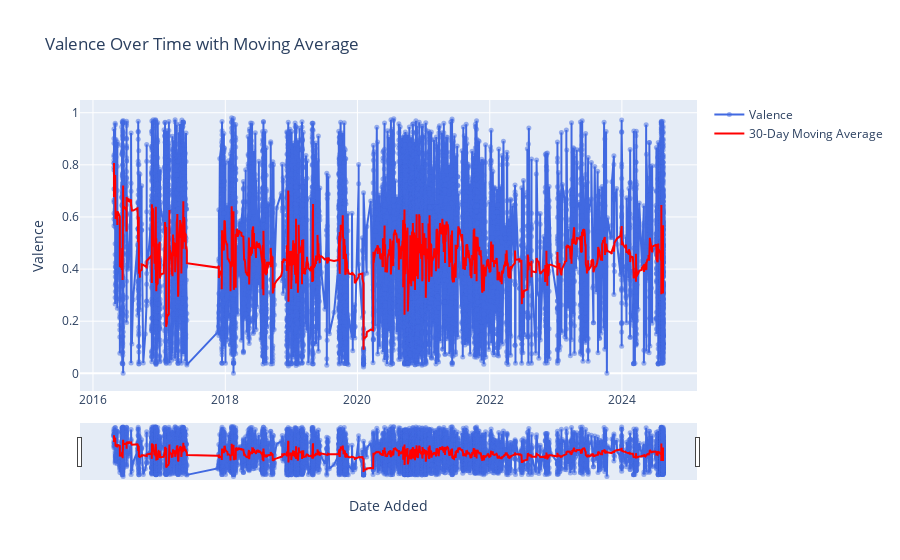

Notebook source saved alongside this figure:
### Code cell
import pandas as pd
import plotly.graph_objs as go
import plotly.express as px

# Sort the DataFrame by the "Added At2" column
df_subset.sort_values('Added At2', inplace=True)

window_size = 30  # Adjust the window size as needed
df_subset['Valence_MA'] = df_subset['Valence'].rolling(window=window_size, min_periods=1).mean()

# Create interactive plot with Plotly
fig = go.Figure()

# Add scatter plot for Valence
fig.add_trace(go.Scatter(x=df_subset['Added At2'], y=df_subset['Valence'], mode='markers+lines', name='Valence',
                         line=dict(color='royalblue'), marker=dict(size=5, color='royalblue', opacity=0.5)))

# Add line plot for Moving Average
fig.add_trace(go.Scatter(x=df_subset['Added At2'], y=df_subset['Valence_MA'], mode='lines', name=f'{window_size}-Day Moving Average',
                         line=dict(color='red', width=2)))

# Update layout for better readability
fig.update_layout(
    title='Valence Over Time with Moving Average',
    xaxis_title='Date Added',
    yaxis_title='Valence',
    xaxis=dict(
        title='Date Added',
        rangeslider=dict(visible=True),
        type='date'
    ),
    yaxis=dict(
        title='Valence'
    ),
    autosize=True
)

# Show the plot
fig.show()

### Figure 1 — Plotly figure (JSON) as saved in the notebook; plotly's stock layout.template omitted (floating-point values rounded to 4 significant figures; data arrays with more than 128 entries replaced by an {"elided": "..."} marker saying what was removed)
{"data": [{"line": {"color": "royalblue"}, "marker": {"color": "royalblue", "opacity": 0.5, "size": 5}, "mode": "markers+lines", "name": "Valence", "type": "scatter", "x": {"elided": "10609 str values"}, "y": {"elided": "10609 float values"}}, {"line": {"color": "red", "width": 2}, "mode": "lines", "name": "30-Day Moving Average", "type": "scatter", "x": {"elided": "10609 str values"}, "y": {"elided": "10609 float values"}}], "layout": {"autosize": true, "title": {"text": "Valence Over Time with Moving Average"}, "xaxis": {"rangeslider": {"visible": true}, "title": {"text": "Date Added"}, "type": "date"}, "yaxis": {"title": {"text": "Valence"}}}}
